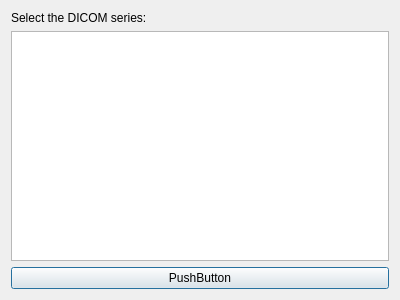
<?xml version="1.0" encoding="UTF-8"?>
<ui version="4.0">
 <class>Dialog</class>
 <widget class="QDialog" name="Dialog">
  <property name="geometry">
   <rect>
    <x>0</x>
    <y>0</y>
    <width>400</width>
    <height>300</height>
   </rect>
  </property>
  <property name="windowTitle">
   <string>Dialog</string>
  </property>
  <layout class="QGridLayout" name="gridLayout">
   <item row="3" column="0">
    <widget class="QPushButton" name="pushButtonDialog">
     <property name="text">
      <string>PushButton</string>
     </property>
    </widget>
   </item>
   <item row="1" column="0">
    <widget class="QListWidget" name="listWidget"/>
   </item>
   <item row="0" column="0">
    <widget class="QLabel" name="labelDialog">
     <property name="text">
      <string>Select the DICOM series:</string>
     </property>
    </widget>
   </item>
  </layout>
 </widget>
 <resources/>
 <connections/>
</ui>
